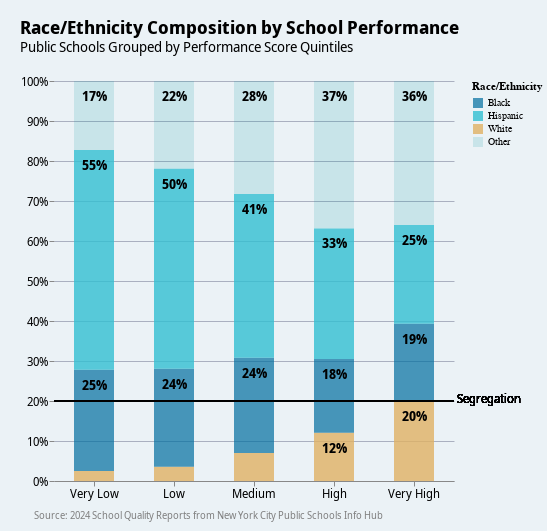

Notebook code cell kept with this figure:
### Code cell
# Add the text annotation
text_layer = (
    alt.Chart(df_long)
    .mark_text(
        align="center",
        baseline="top",
        dy=10,
        font="Noto Sans Display",
        fontWeight=600,
        fontSize=13,
    )
    .encode(
        x=alt.X("Performance Score Group:N", sort=x_sort),
        y=alt.Y("value:Q").stack("normalize"),
        text=alt.condition(
            alt.datum.value >= 0.1, alt.Text("value:Q", format=".0%"), alt.value("")
        ),
        order=alt.Order("y_sort:O", sort="ascending"),
        detail="Race/Ethnicity:N",
    )
)


# Add a text annotation as the data source
source_text = (
    alt.Chart(
        pd.DataFrame(
            {
                "text": [
                    "Source: 2024 School Quality Reports from New York City Public Schools Info Hub"
                ]
            }
        )
    )
    .mark_text(
        align="left",
        baseline="top",
        color="gray",
        font="Noto Sans Display",
        fontWeight=400,
        fontSize=10,
    )
    .encode(
        x=alt.value(-20),  # Align left
        y=alt.value(430),  # Position near bottom of chart
        text="text",
    )
)

rule = alt.Chart().mark_rule().encode(y=alt.Y(datum=0.2))
label = rule.mark_text(
    align="center",
    baseline="bottom",
    dx=235,
    dy=5,
    fontSize=12,
    fontWeight=200,
    font="Noto Sans Display",
).encode(text=alt.value("Segregation"))

# Combine the chart with the source text
final_chart = chart + text_layer + source_text + rule + label

# Display the chart
final_chart

### Figure 1 — Vega-Lite specification as saved in the notebook (floating-point values rounded to 4 significant figures)
{"config": {"title": {"anchor": "start", "font": "Noto Sans Display", "fontWeight": 700, "fontSize": 18, "subtitleFontSize": 16, "subtitleFont": "Noto Sans Display", "offset": 20}, "axisX": {"titleFontSize": 14, "labelFontSize": 12, "grid": false, "labelFont": "Noto Sans Display"}, "axisY": {"domain": false, "titleFontSize": 14, "titleAngle": 0, "titleBaseline": "bottom", "titleAnchor": "start", "labelFontSize": 12, "grid": true, "gridColor": "#aab0c0", "gridWidth": 1, "labelFont": "Noto Sans Display"}, "axis": {"labelFont": "Noto Sans Display", "titleFont": "Noto Sans Display", "titleFontSize": 14, "labelFontSize": 12}, "background": "#EBF2f6", "view": {"fill": "#EBF2f6", "stroke": null, "padding": {"left": 5, "top": 10, "right": 5, "bottom": 10}}, "range": {"category": ["#006EA0", "#32C0D2", "#E0B265", "#00969F", "#973C4C", "#AC8B96"], "ramp": ["#fef0d9", "#fdcc8a", "#fc8d59", "#e34a33", "#b30000"], "diverging": ["#006ea0", "#4d9abd", "#99c5d9", "#ffffff", "#e3c2b3", "#c68466", "#a03200"]}, "area": {}, "line": {}, "point": {}, "text": {"fontSize": 12}, "bar": {"binSpacing": 1, "size": 25}, "facet": {"titleFontSize": 14}, "notes": {"fontSize": 10}, "sources": {"fontSize": 10}}, "padding": {"left": 20, "top": 20, "right": 5, "bottom": 10}, "layer": [{"mark": {"type": "bar", "size": 40}, "encoding": {"color": {"field": "Race/Ethnicity", "scale": {"domain": ["Black", "Hispanic", "White", "Other"], "range": ["rgb(0,110,160,0.7)", "rgb(50,192,210, 0.8)", "rgb(224,178,101, 0.8)", "rgb(0,150,159,0.15)"]}, "title": "Race/Ethnicity", "type": "nominal"}, "order": {"field": "y_sort", "sort": "ascending", "type": "ordinal"}, "x": {"axis": {"labelAngle": 0, "labelFont": "Noto Sans Display", "titleFontSize": 14, "titlePadding": 1}, "field": "Performance Score Group", "sort": ["Very Low", "Low", "Medium", "High", "Very High"], "title": null, "type": "nominal"}, "y": {"axis": {"labelAngle": 0}, "field": "value", "stack": "zero", "title": null, "type": "quantitative"}}, "title": {"text": "Race/Ethnicity Composition by School Performance", "subtitle": "Public Schools Grouped by Performance Score Quintiles", "subtitleFontSize": 14}}, {"mark": {"type": "text", "align": "center", "baseline": "top", "dy": 10, "font": "Noto Sans Display", "fontSize": 13, "fontWeight": 600}, "encoding": {"detail": {"field": "Race/Ethnicity", "type": "nominal"}, "order": {"field": "y_sort", "sort": "ascending", "type": "ordinal"}, "text": {"condition": {"test": "(datum.value >= 0.1)", "field": "value", "format": ".0%", "type": "quantitative"}, "value": ""}, "x": {"field": "Performance Score Group", "sort": ["Very Low", "Low", "Medium", "High", "Very High"], "type": "nominal"}, "y": {"field": "value", "stack": "normalize", "type": "quantitative"}}}, {"data": {"name": "data-041bac5a5ba55c0efdd7c091f59965f4"}, "mark": {"type": "text", "align": "left", "baseline": "top", "color": "gray", "font": "Noto Sans Display", "fontSize": 10, "fontWeight": 400}, "encoding": {"text": {"field": "text", "type": "nominal"}, "x": {"value": -20}, "y": {"value": 430}}}, {"mark": {"type": "rule"}, "encoding": {"y": {"datum": 0.2}}}, {"mark": {"type": "text", "align": "center", "baseline": "bottom", "dx": 235, "dy": 5, "font": "Noto Sans Display", "fontSize": 12, "fontWeight": 200}, "encoding": {"text": {"value": "Segregation"}, "y": {"datum": 0.2}}}], "data": {"name": "data-97793c3649dd49f2667906bce9f5276d"}, "height": 400, "width": 400, "$schema": "https://vega.github.io/schema/vega-lite/v5.20.1.json", "datasets": {"data-97793c3649dd49f2667906bce9f5276d": [{"Performance Score Group": "Very Low", "Race/Ethnicity": "White", "value": 0.02516, "y_sort": 0}, {"Performance Score Group": "Low", "Race/Ethnicity": "White", "value": 0.03582, "y_sort": 0}, {"Performance Score Group": "Medium", "Race/Ethnicity": "White", "value": 0.06986, "y_sort": 0}, {"Performance Score Group": "High", "Race/Ethnicity": "White", "value": 0.1205, "y_sort": 0}, {"Performance Score Group": "Very High", "Race/Ethnicity": "White", "value": 0.2003, "y_sort": 0}, {"Performance Score Group": "Very Low", "Race/Ethnicity": "Black", "value": 0.2529, "y_sort": 1}, {"Performance Score Group": "Low", "Race/Ethnicity": "Black", "value": 0.2449, "y_sort": 1}, {"Performance Score Group": "Medium", "Race/Ethnicity": "Black", "value": 0.2383, "y_sort": 1}, {"Performance Score Group": "High", "Race/Ethnicity": "Black", "value": 0.1845, "y_sort": 1}, {"Performance Score Group": "Very High", "Race/Ethnicity": "Black", "value": 0.1929, "y_sort": 1}, {"Performance Score Group": "Very Low", "Race/Ethnicity": "Hispanic", "value": 0.5492, "y_sort": 2}, {"Performance Score Group": "Low", "Race/Ethnicity": "Hispanic", "value": 0.4996, "y_sort": 2}, {"Performance Score Group": "Medium", "Race/Ethnicity": "Hispanic", "value": 0.4096, "y_sort": 2}, {"Performance Score Group": "High", "Race/Ethnicity": "Hispanic", "value": 0.3262, "y_sort": 2}, {"Performance Score Group": "Very High", "Race/Ethnicity": "Hispanic", "value": 0.2466, "y_sort": 2}, {"Performance Score Group": "Very Low", "Race/Ethnicity": "Other", "value": 0.1728, "y_sort": 3}, {"Performance Score Group": "Low", "Race/Ethnicity": "Other", "value": 0.2197, "y_sort": 3}, {"Performance Score Group": "Medium", "Race/Ethnicity": "Other", "value": 0.2823, "y_sort": 3}, {"Performance Score Group": "High", "Race/Ethnicity": "Other", "value": 0.3687, "y_sort": 3}, {"Performance Score Group": "Very High", "Race/Ethnicity": "Other", "value": 0.3602, "y_sort": 3}], "data-041bac5a5ba55c0efdd7c091f59965f4": [{"text": "Source: 2024 School Quality Reports from New York City Public Schools Info Hub"}]}}
